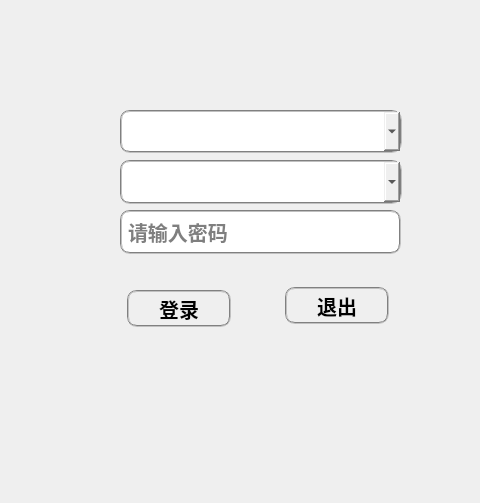
<?xml version="1.0" encoding="UTF-8"?>
<ui version="4.0">
 <class>LoginDialog</class>
 <widget class="QDialog" name="LoginDialog">
  <property name="geometry">
   <rect>
    <x>0</x>
    <y>0</y>
    <width>480</width>
    <height>503</height>
   </rect>
  </property>
  <property name="windowTitle">
   <string>欢迎登录</string>
  </property>
  <property name="styleSheet">
   <string notr="true">background-image: url(:/images/up.png);</string>
  </property>
  <property name="locale">
   <locale language="Chinese" country="China"/>
  </property>
  <widget class="QLineEdit" name="PwdlineEdit">
   <property name="geometry">
    <rect>
     <x>120</x>
     <y>210</y>
     <width>281</width>
     <height>44</height>
    </rect>
   </property>
   <property name="font">
    <font>
     <pointsize>15</pointsize>
     <weight>75</weight>
     <bold>true</bold>
    </font>
   </property>
   <property name="styleSheet">
    <string notr="true">border: 2px groove gray; border-radius: 10px; padding: 2px 4px</string>
   </property>
   <property name="text">
    <string/>
   </property>
   <property name="echoMode">
    <enum>QLineEdit::Password</enum>
   </property>
   <property name="placeholderText">
    <string>请输入密码</string>
   </property>
  </widget>
  <widget class="QPushButton" name="LoginpushButton">
   <property name="geometry">
    <rect>
     <x>127</x>
     <y>290</y>
     <width>104</width>
     <height>37</height>
    </rect>
   </property>
   <property name="font">
    <font>
     <pointsize>15</pointsize>
     <weight>75</weight>
     <bold>true</bold>
    </font>
   </property>
   <property name="styleSheet">
    <string notr="true">border: 2px groove gray; border-radius: 10px; padding: 2px 4px</string>
   </property>
   <property name="text">
    <string>登录</string>
   </property>
  </widget>
  <widget class="QComboBox" name="Name_comboBox">
   <property name="geometry">
    <rect>
     <x>120</x>
     <y>160</y>
     <width>282</width>
     <height>44</height>
    </rect>
   </property>
   <property name="font">
    <font>
     <pointsize>15</pointsize>
     <weight>75</weight>
     <bold>true</bold>
    </font>
   </property>
   <property name="styleSheet">
    <string notr="true">border: 2px groove gray; border-radius: 10px; padding: 2px 4px</string>
   </property>
   <item>
    <property name="text">
     <string/>
    </property>
   </item>
   <item>
    <property name="text">
     <string>新建项目</string>
    </property>
   </item>
   <item>
    <property name="text">
     <string>新建项目</string>
    </property>
   </item>
   <item>
    <property name="text">
     <string>新建项目</string>
    </property>
   </item>
   <item>
    <property name="text">
     <string>新建项目</string>
    </property>
   </item>
  </widget>
  <widget class="QComboBox" name="ID_comboBox">
   <property name="geometry">
    <rect>
     <x>120</x>
     <y>110</y>
     <width>282</width>
     <height>43</height>
    </rect>
   </property>
   <property name="font">
    <font>
     <pointsize>15</pointsize>
     <weight>75</weight>
     <bold>true</bold>
    </font>
   </property>
   <property name="styleSheet">
    <string notr="true">border: 2px groove gray; border-radius: 10px; padding: 2px 4px</string>
   </property>
  </widget>
  <widget class="QPushButton" name="ExitLoginpushButton">
   <property name="geometry">
    <rect>
     <x>285</x>
     <y>287</y>
     <width>104</width>
     <height>37</height>
    </rect>
   </property>
   <property name="font">
    <font>
     <pointsize>15</pointsize>
     <weight>75</weight>
     <bold>true</bold>
    </font>
   </property>
   <property name="styleSheet">
    <string notr="true">border: 2px groove gray; border-radius: 10px; padding: 2px 4px</string>
   </property>
   <property name="text">
    <string>退出</string>
   </property>
  </widget>
 </widget>
 <tabstops>
  <tabstop>PwdlineEdit</tabstop>
  <tabstop>LoginpushButton</tabstop>
 </tabstops>
 <resources/>
 <connections/>
</ui>
